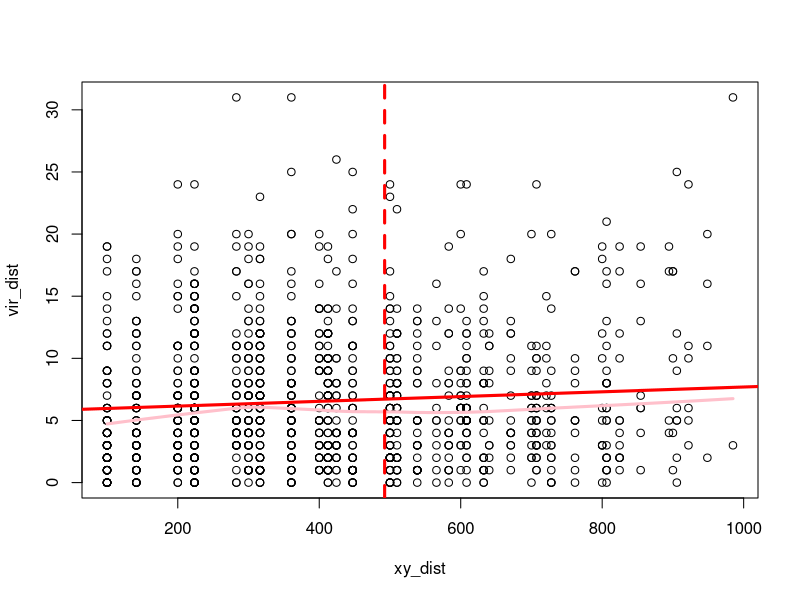
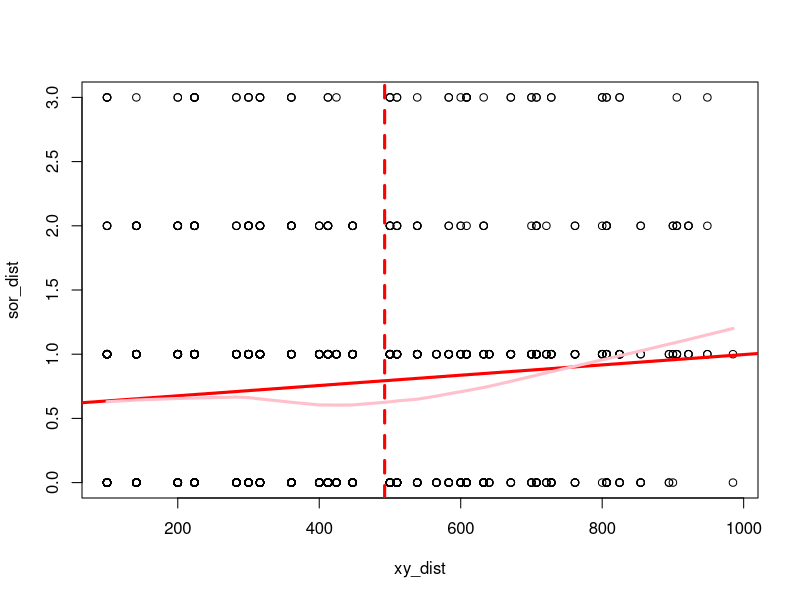

R code for these plots, in order: (Note: this script raises an error after producing the figures.)
## ---- chunk 1
library(vegan)
data("BCI")
BCI_xy = data.frame(x = rep(seq(625754, 626654, by=100), each=5), 
                    y = rep(seq(1011569,  1011969, by=100), len=50))
## ---- chunk 2
colSums(BCI)
## ---- chunk 3
vir_dist = dist(BCI$Virola.sebifera)
sor_dist = dist(BCI$Sorocea.affinis)
xy_dist = dist(BCI_xy)
max_dist = max(xy_dist) / 2
## ---- chunk 4
plot(xy_dist , vir_dist)
abline(lm(vir_dist ~ xy_dist), lwd=3, col='red')
lines(lowess(xy_dist, vir_dist), lwd=3, col='pink')
abline(v = max_dist, col='red', lwd=3, lty=2)
obs_corv = cor(xy_dist, vir_dist)
obs_corv
vir_mantel = mantel(xy_dist, vir_dist)
vir_mantel
## ---- chunk 5
plot(xy_dist , sor_dist)
abline(lm(sor_dist ~ xy_dist), lwd=3, col='red')
lines(lowess(xy_dist, sor_dist), lwd=3, col='pink')
abline(v = max_dist, col='red', lwd=3, lty=2)
obs_cors = cor(xy_dist, sor_dist)
obs_cors
sor_mantel = mantel(xy_dist, sor_dist)
sor_mantel
## ---- chunk 6
sp_ids = c("Drypetes.standleyi", "Cordia.lasiocalyx", "Hirtella.triandra",
           "Picramnia.latifolia", "Quassia.amara",
           "Tabernaemontana.arborea", "Trattinnickia.aspera", 
           "Xylopia.macrantha")
## ---- chunk 7
x <- BCI_xy$x
y <- BCI_xy$y
d_1var_lm = gls(Drypetes.standleyi ~ Cordia.lasiocalyx, data = BCI)
par(mfrow=c(1,1))
plot(Variogram(d_1var_lm, form= ~ x + y))
d_1var_er = update(d_1var_lm, corr=corExp(form = ~ x + y))
plot(Variogram(d_1var_er, form= ~ x + y))
anova(d_1var_lm, d_1var_er)
## ---- chunk 8
abun_dat = data.frame(BCI, BCI_xy)
BCI_sp = subset(abun_dat, select=sp_ids)
d_mult_lm = gls(Drypetes.standleyi ~ ., data = BCI_sp)
plot(Variogram(d_1var_lm, form= ~ x + y))
d_mult_er = update(d_mult_lm, corr=corExp(form = ~ x + y))
plot(Variogram(d_mult_er, form= ~ x + y))
anova(d_mult_lm, d_mult_er)
